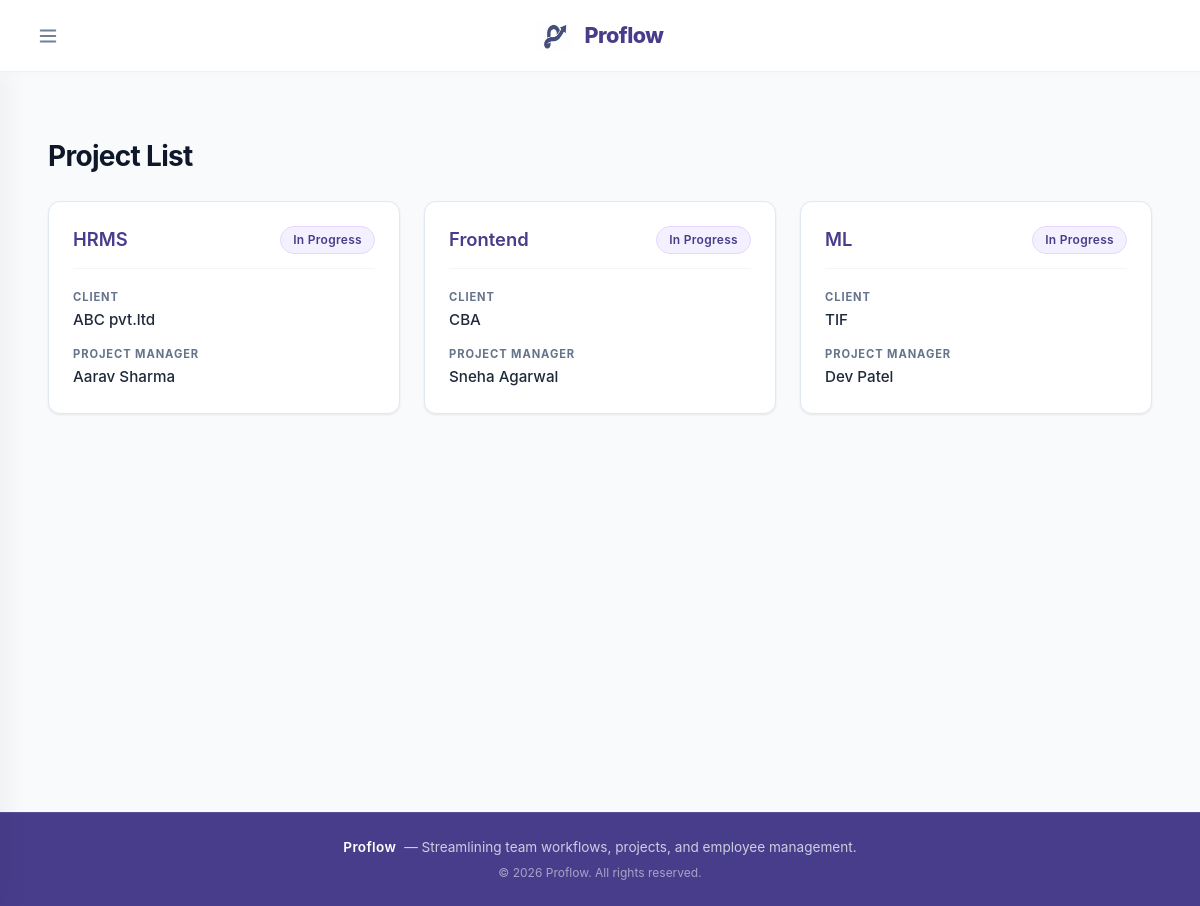
The page /projects/ on the database as committed earlier.
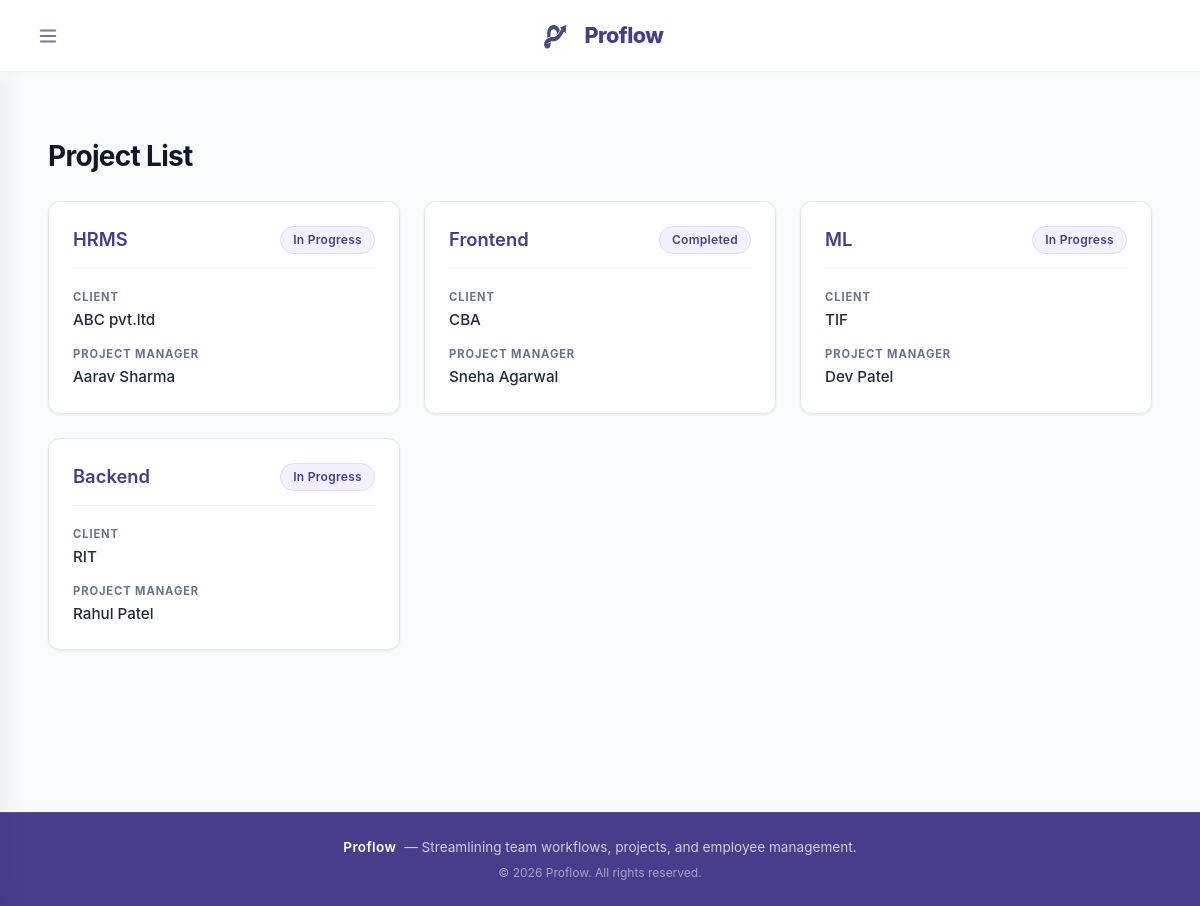
The same page on the database as committed later.
### core/models.py (models this page shows, shortened)
class Project(models.Model):
    Status_Choices=[
        ('Not started','Not Started'),
        ('In Progress','In Progress'),
        ('Completed','Completed'),]
    project_name = models.CharField(max_length=100)
    client_name = models.CharField(max_length=100)
    description = models.TextField()
    start_date =  models.DateField()
    end_date   = models.DateField(null=True,blank=True)
    status = models.CharField(max_length=100,choices=Status_Choices,default='Not started')
    project_manager = models.ForeignKey(
        Employee,
        on_delete=models.SET_NULL,
        null=True,
        blank=True,
        related_name='managed_projects'
     )
    employees = models.ManyToManyField(
        Employee,
        related_name='projects',
        blank=True
    )

class Employee(models.Model):
    employee_id = models.CharField(max_length=10,unique=True)
    name = models.CharField(max_length=50)
    email = models.EmailField(unique=True)
    phone = models.CharField(max_length=15)
    department = models.CharField(max_length=55)
    designation = models.CharField(max_length=50)
    date_of_joining = models.DateField()
    salary = models.DecimalField(max_digits=15,decimal_places=2)
    is_active = models.BooleanField(default=True)
    def __str__(self):
       return (self.name)

### core/views.py (the view)
# urls.py: path('projects/', views.project_list, name='project_list'),
def project_list(request):
    projects = Project.objects.all()
    context = {
        'projects': projects,
    }
    return render(request, 'project_list.html', context)

### core/templates/project_list.html (shortened to what this page needs)
{% extends "base.html" %}
{% block content %}
<div class="project-container">
    <div class="page-header">
        <h2>Project List</h2>
    </div>
    <div class="project-grid">
        {% for project in projects %}
            <div class="project-card">
                <div class="project-card-header">
                    <h3>
                        <a href="{% url 'project_detail' project.id %}" class="project-link">
                            {{ project.project_name }}
                        </a>
                    </h3>
                    <span class="badge">{{ project.status }}</span>
                </div>
                <div class="project-card-body">
                    <div class="info-item">
                        <span class="label">Client</span>
                        <span class="value">{{ project.client_name }}</span>
                    </div>
                    <div class="info-item">
                        <span class="label">Project Manager</span>
                        <span class="value">{{ project.project_manager }}</span>
                    </div>
                </div>
            </div>
        {% empty %}
            <div class="empty-state-card">
                <p class="empty-state">No projects found.</p>
            </div>
        {% endfor %}
    </div>
</div>
{% endblock %}

### core/templates/base.html (shortened to what this page needs)
{% load static %}
<!DOCTYPE html>
<html lang="en">
<head>
</head>
<body>
    <header class="site-header">
        <button class="sidebar-toggle" id="sidebarToggle" aria-label="Toggle Sidebar">
            <svg fill="none" stroke="currentColor" stroke-width="2" viewBox="0 0 24 24">
                <path stroke-linecap="round" stroke-linejoin="round" d="M4 6h16M4 12h16M4 18h16"></path>
            </svg>
        </button>
        <a href="{% url 'home' %}" class="header-brand">
            <img src="{% static 'images/logo.png' %}" alt="Proflow Logo" class="brand-logo-img">
            <h1>Proflow</h1>
        </a>
    </header>
    <main class="main-content">
        {% block content %}
        {% endblock %}
        <footer class="site-footer">
            <div class="footer-info">
                <span class="footer-brand-name">Proflow</span>
                <span class="footer-tagline">— Streamlining team workflows, projects, and employee management.</span>
            </div>
            <div class="footer-copyright">&copy; 2026 Proflow. All rights reserved.</div>
        </footer>
    </main>
</body>
</html>

### core/templates/base.html (style rules this page uses)
:root { --primary-color: #483d8b; --primary-hover: #372f6b; --bg-color: #f7f7f9; --header-bg: #ffffff; --sidebar-bg: #ffffff; --card-bg: #ffffff; --text-main: #2b3748; --text-muted: #718096; --border-color: #edf2f7; --sidebar-width: 280px; --header-height: 72px; --transition-speed: 0.3s cubic-bezier(0.4, 0, 0.2, 1); }
* { box-sizing: border-box; }
body { font-family: -apple-system, BlinkMacSystemFont, "Segoe UI", Roboto, Helvetica, Arial, sans-serif; background-color: var(--bg-color); color: var(--text-main); margin: 0; padding: 0; line-height: 1.5; display: flex; flex-direction: column; min-height: 100vh; }
header.site-header { position: fixed; top: 0; left: 0; right: 0; height: var(--header-height); background-color: var(--header-bg); border-bottom: 1px solid var(--border-color); display: flex; align-items: center; justify-content: space-between; padding: 0 1.75rem; z-index: 110; box-shadow: 0 2px 10px rgba(0, 0, 0, 0.02); }
.sidebar-toggle { background: transparent; border: none; color: var(--text-muted); cursor: pointer; width: 40px; height: 40px; display: flex; align-items: center; justify-content: center; border-radius: 0.5rem; transition: all 0.2s ease; }
.sidebar-toggle svg { width: 22px; height: 22px; }
.header-brand { position: absolute; left: 50%; transform: translateX(-50%); display: flex; align-items: center; gap: 0.75rem; text-decoration: none; }
.brand-logo-img { width: 36px; height: 36px; object-fit: contain; border-radius: 0.375rem; }
.header-brand h1 { font-size: 1.35rem; font-weight: 800; margin: 0; letter-spacing: -0.025em; color: var(--primary-color); }
main.main-content { margin-top: var(--header-height); flex: 1; display: flex; flex-direction: column; width: 100%; min-height: calc(100vh - var(--header-height)); }
footer.site-footer { background-color: #483d8b; color: #e2e8f0; text-align: center; padding: 1.5rem 1rem; font-size: 0.85rem; margin-top: auto; display: flex; flex-direction: column; gap: 0.4rem; border-top: 1px solid rgba(255, 255, 255, 0.1); }
.footer-info { display: flex; justify-content: center; align-items: center; gap: 0.5rem; flex-wrap: wrap; }
.footer-brand-name { font-weight: 600; color: #ffffff; letter-spacing: 0.025em; }
.footer-tagline { opacity: 0.85; }
.footer-copyright { font-size: 0.75rem; opacity: 0.6; }

### core/templates/project_list.html (style rules this page uses)
.project-container { width: 100%; max-width: 100%; margin: 0; padding: 2.5rem 3rem; box-sizing: border-box; background-color: #f8fafc; min-height: calc(100vh - 60px); }
.page-header h2 { font-size: 1.75rem; font-weight: 700; margin-bottom: 1.5rem; color: #0f172a; letter-spacing: -0.025em; }
.project-grid { display: grid; grid-template-columns: repeat(auto-fill, minmax(300px, 1fr)); gap: 1.5rem; width: 100%; }
.project-card { background-color: #ffffff; border: 1px solid #e2e8f0; border-radius: 0.75rem; padding: 1.5rem; box-shadow: 0 1px 3px 0 rgba(0, 0, 0, 0.05), 0 1px 2px 0 rgba(0, 0, 0, 0.03); display: flex; flex-direction: column; gap: 1.25rem; transition: transform 0.2s ease, box-shadow 0.2s ease, border-color 0.2s ease; }
.project-card-header { display: flex; justify-content: space-between; align-items: flex-start; gap: 1rem; border-bottom: 1px solid #f1f5f9; padding-bottom: 0.875rem; }
.project-card-header h3 { margin: 0; font-size: 1.15rem; }
.project-link { color: #483d8b; text-decoration: none; font-weight: 600; transition: color 0.15s ease; }
.project-card-body { display: flex; flex-direction: column; gap: 0.875rem; }
.info-item { display: flex; flex-direction: column; gap: 0.2rem; }
.info-item .label { font-size: 0.7rem; font-weight: 700; color: #64748b; text-transform: uppercase; letter-spacing: 0.08em; }
.info-item .value { font-size: 0.95rem; color: #1e293b; font-weight: 500; }
.badge { display: inline-flex; align-items: center; padding: 0.25rem 0.75rem; border-radius: 9999px; font-size: 0.75rem; font-weight: 600; letter-spacing: 0.025em; background-color: #f3f0ff; color: #483d8b; white-space: nowrap; border: 1px solid #e9d5ff; }

Rows that differ between the two databases and show on the page:
changed Project "Frontend": status "In Progress" → "Completed"
added Project: project_name "Backend", status "In Progress", client_name "RIT", project_manager "Rahul Patel"
